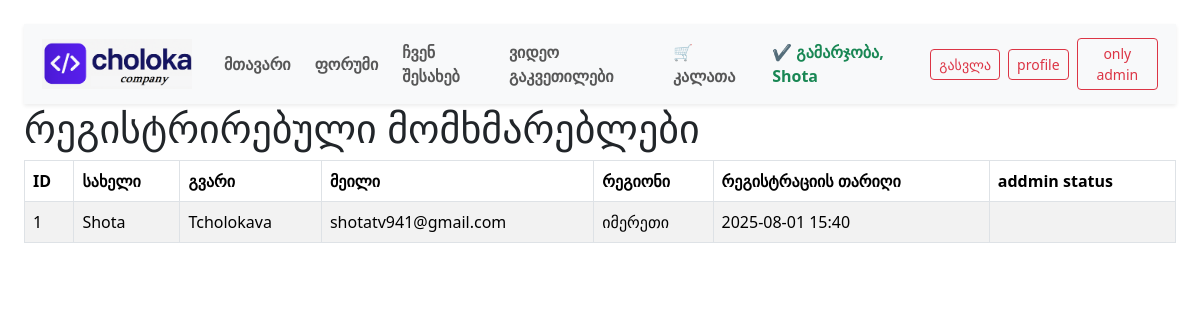
The app's page /admin/users (signed in) with its own data.
### app.py (models this page shows)
class User(db.Model):
    id = db.Column(db.Integer, primary_key=True)
    name = db.Column(db.String(100), nullable=False)
    surname = db.Column(db.String(100), nullable=False)
    email = db.Column(db.String(150), unique=True, nullable=False)
    city = db.Column(db.String(100), nullable=False)
    state = db.Column(db.String(50), nullable=False)
    zip_code = db.Column(db.String(20), nullable=True)
    password_hash = db.Column(db.String(200), nullable=False)
    is_admin = db.Column(db.Boolean, default=False)
    created_at = db.Column(db.DateTime, default=datetime.utcnow)

### app.py (the view)
@app.route('/admin/users')
def admin_users():
    if not session.get('is_admin'):
        flash("შენ არ გაქვს წვდომა ამ გვერდზე", "danger")
        return redirect(url_for('login'))
    users = User.query.all()  # ყველა მომხმარებლის წამოღება DB-დან
    return render_template('admin_users.html', users=users)

### templates/admin_users.html (shortened to what this page needs)
<!DOCTYPE html>
<html lang="ka">
<head>
      {% include 'base.html' %}
  <link href="https://cdn.jsdelivr.net/npm/bootstrap@5.3.6/dist/css/bootstrap.min.css" rel="stylesheet" />
</head>
<body class="p-4">
  <h1>რეგისტრირებული მომხმარებლები</h1>
  <table class="table table-striped table-bordered">
    <thead>
      <tr>
        <th>ID</th>
        <th>სახელი</th>
        <th>გვარი</th>
        <th>მეილი</th>
        <th>რეგიონი</th>
        <th>რეგისტრაციის თარიღი</th>
        <th>addmin status</th>
      </tr>
    </thead>
    <tbody>
      {% for user in users %}
      <tr>
        <td>{{ user.id }}</td>
        <td>{{ user.name }}</td>
        <td>{{ user.surname }}</td>
        <td>{{ user.email }}</td>
        <td>{{ user.state }}</td>
        <td>{{ user.created_at.strftime('%Y-%m-%d %H:%M') if user.created_at else '' }}</td>
          <td>{{ user.admin }}</td>
      </tr>
      {% endfor %}
    </tbody>
  </table>
</body>
</html>

### templates/base.html (shortened to what this page needs)
<nav class="navbar navbar-expand-lg navbar-light bg-light shadow-sm sticky-top">
  <div class="container">
    <a class="navbar-brand d-flex align-items-center fw-bold" href="/">
      <img src="{{ url_for('static', filename='logo.png') }}" alt="logo" width="150" height="50" class="me-2">
    </a>
    <div class="collapse navbar-collapse justify-content-end" id="navbarMenu">
      <ul class="navbar-nav align-items-center gap-2">
        <li class="nav-item"><a class="nav-link fw-semibold" href="/form1">მთავარი</a></li>
        <li class="nav-item"><a class="nav-link fw-semibold" href="/forum">ფორუმი</a></li>
        <li class="nav-item"><a class="nav-link fw-semibold" href="/about">ჩვენ შესახებ</a></li>
        <li class="nav-item"><a class="nav-link fw-semibold" href="/lesse">ვიდეო გაკვეთილები</a></li>
        <li class="nav-item"><a class="nav-link fw-semibold" href="/KALATA">🛒 კალათა</a></li>
        {% if 'user_id' in session %}
          <li class="nav-item">
            <span class="nav-link text-success fw-bold">✔ გამარჯობა, {{ session['username'] }}{% if user is defined and user %} {{ user.surname }}{% endif %}</span>
          </li>
          <li class="nav-item"><a class="btn btn-outline-danger btn-sm" href="/logout">გასვლა</a></li>
          <li class="nav-item"><a class="btn btn-outline-danger btn-sm" href="/profile">profile</a></li>
        {% else %}
          <li class="nav-item"><a class="btn btn-outline-primary btn-sm" href="/register">რეგისტრაცია</a></li>
          <li class="nav-item"><a class="btn btn-primary btn-sm ms-1" href="/login">შესვლა</a></li>
        {% endif %}
        {% if 'is_admin' in session %}
       <li class="nav-item"><a class="btn btn-outline-danger btn-sm" href="/add/panel">only admin</a></li>
       {% endif %}
      </ul>
    </div>
  </div>
</nav>

### templates/base.html (style rules this page uses)
body { background-color: #f8fff9; font-family: 'Segoe UI', sans-serif; }

### records on screen
User: username "Shota", id "1", name "Shota", surname "Tcholokava", email "shotatv941@gmail.com", state "იმერეთი", created_at "2025-08-01 15:40"
